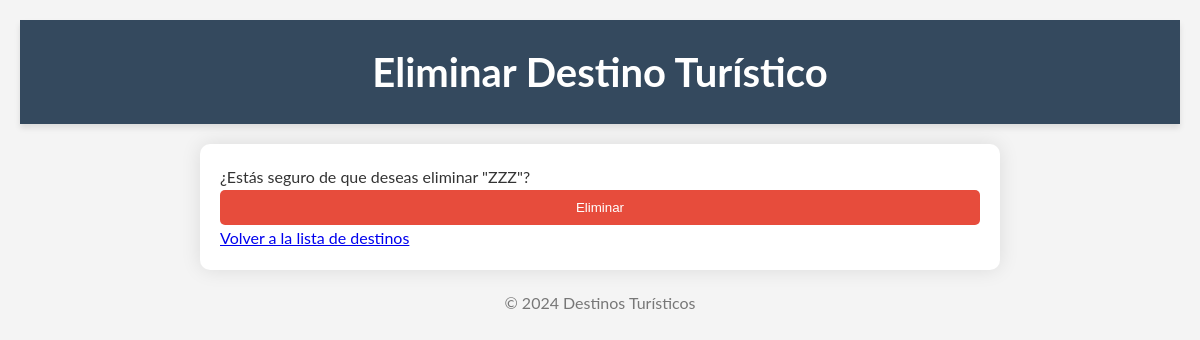
/eliminar/2/, run on an earlier commit of the app's database.
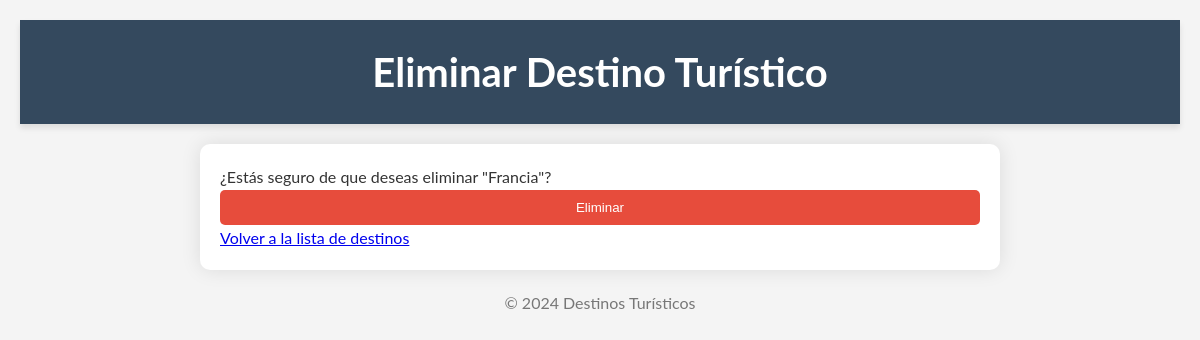
And on a later commit of the database.
### destinos/models.py (models this page shows, shortened)
class DestinosTuristicos(models.Model):
    nombreCiudad = models.CharField(max_length=100)
    descripcionCiudad = models.TextField()
    imagenCiudad = models.ImageField(upload_to='images/')
    precioTour = models.DecimalField(max_digits=10, decimal_places=2)
    ofertaTour = models.BooleanField(default=False)

### destinos/views.py (the view)
# urls.py: path('eliminar/<int:id>/', views.eliminar_destino, name='eliminar_destino'),
def eliminar_destino(request, id):
    destino = DestinosTuristicos.objects.get(id=id)
    if request.method == "POST":
        destino.delete()
        return redirect('listar_destinos')
    return render(request, 'destinos/eliminar.html', {'destino': destino})

### destinos/templates/destinos/eliminar.html (shortened to what this page needs)
<!DOCTYPE html>
<html>
<head>
    {% load static %}
    <link rel="stylesheet" type="text/css" href="{% static 'css/styles.css' %}">
</head>
<body>
    <header>
        <h1>Eliminar Destino Turístico</h1>
    </header>
    <main>
        <p>¿Estás seguro de que deseas eliminar "{{ destino.nombreCiudad }}"?</p>
        <form method="post">
            <button type="submit">Eliminar</button>
        </form>
        <div class="text-center mt-20">
            <a href="{% url 'listar_destinos' %}">Volver a la lista de destinos</a>
        </div>
    </main>
    <footer>
        <p>&copy; 2024 Destinos Turísticos</p>
    </footer>
</body>
</html>

What changed in the data, as far as the page shows it:
changed DestinosTuristicos: nombreCiudad "ZZZ" → "Francia"
